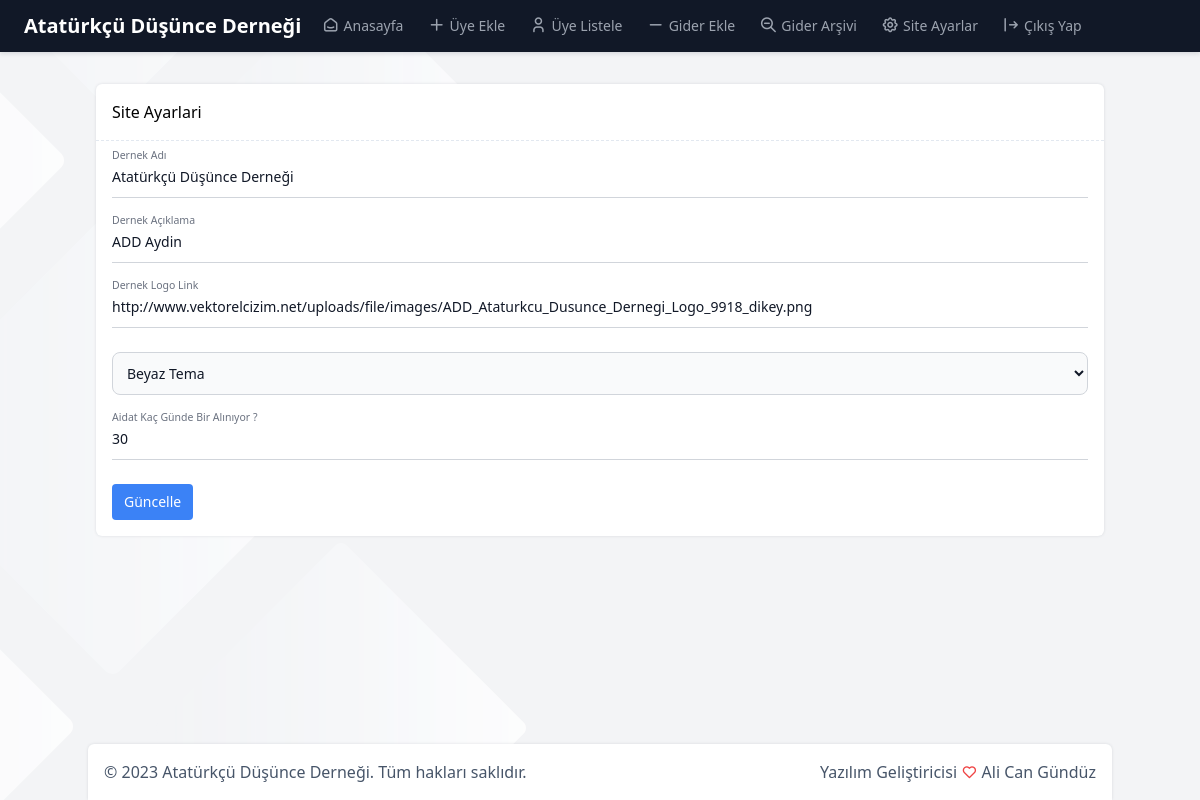
Page /site-ayarlar.php (signed in) on the committed database.
### tables this page shows
CREATE TABLE `site_ayarlar` (
  `id` int(11) NOT NULL,
  `tema_renk` enum('light','dark') NOT NULL,
  `dernek_adi` varchar(255) NOT NULL,
  `dernek_aciklama` varchar(255) NOT NULL,
  `logo_link` varchar(255) NOT NULL,
  `aidat_kac_gun` int(11) NOT NULL
);

### site-ayarlar.php (the view, shortened to what this page needs)
<?php include('includes/header.php'); ?>
<div class="container  mx-auto px-2">
    <div class="flex flex-wrap">
        <div class="flex items-center py-4 w-full">
        </div>
    </div>
</div>
<div class="container mx-auto px-2 min-h-[calc(100vh-138px)]  relative pb-14 ">
    <div class="grid md:grid-cols-12 lg:grid-cols-12 xl:grid-cols-12 gap-4 mb-4">
        <div class="sm:col-span-12  md:col-span-12 lg:col-span-12 xl:col-span-12 ">
            <div class="sm:col-span-3 md:col-span-2 lg:col-span-2 xl:col-span-3">
                <div class="sm:col-span-12  md:col-span-12 lg:col-span-6 xl:col-span-6 ">
                    <div class="card">
                        <div class="card-header">
                            <h4 class="card-title">Site Ayarlari</h4>
                        </div>
                        <div class="card-body">
                            <form action="/functions/site-ayarlar.php" method="POST">
                                <?php
                                $sql = "SELECT * FROM site_ayarlar WHERE id = 0";
                                $result = $conn->query($sql);
                                $row = $result->fetch_assoc();
                                $tema_renk = $row['tema_renk'];
                                $dernek_adi = $row['dernek_adi'];
                                $dernek_aciklama = $row['dernek_aciklama'];
                                $logo_link = $row['logo_link'];
                                $aidat_kac_gun = $row['aidat_kac_gun'];
                                ?>
                                <div class="grid xl:grid-cols-2 xl:gap-6">
                                    <div class="relative z-0 mb-6 w-full group">
                                        <input type="text" name="Dernek_Adi" id="Dernek_Adi"
                                               class="block py-2.5 px-0 w-full text-sm text-gray-900 bg-transparent border-0 border-b border-gray-300 appearance-none dark:text-white dark:border-gray-600 dark:focus:border-blue-500 focus:outline-none focus:ring-0 focus:border-blue-600 peer"
                                               placeholder=" " value="<?php echo $dernek_adi; ?>" required/>
                                        <label for="Dernek_Adi"
                                               class="absolute text-sm text-gray-500 dark:text-gray-400 duration-300 transform -translate-y-6 scale-75 top-3 -z-10 origin-[0] peer-focus:left-0 peer-focus:text-blue-600 peer-focus:dark:text-blue-500 peer-placeholder-shown:scale-100 peer-placeholder-shown:translate-y-0 peer-focus:scale-75 peer-focus:-translate-y-6">
                                            Dernek Adı</label>
                                    </div>
                                    <div class="relative z-0 mb-6 w-full group">
                                        <input type="text" name="Dernek_Aciklama" id="Dernek_Aciklama"
                                               class="block py-2.5 px-0 w-full text-sm text-gray-900 bg-transparent border-0 border-b border-gray-300 appearance-none dark:text-white dark:border-gray-600 dark:focus:border-blue-500 focus:outline-none focus:ring-0 focus:border-blue-600 peer"
                                               placeholder=" " value="<?php echo $dernek_aciklama; ?>" required/>
                                        <label for="Dernek_Aciklama"
                                               class="absolute text-sm text-gray-500 dark:text-gray-400 duration-300 transform -translate-y-6 scale-75 top-3 -z-10 origin-[0] peer-focus:left-0 peer-focus:text-blue-600 peer-focus:dark:text-blue-500 peer-placeholder-shown:scale-100 peer-placeholder-shown:translate-y-0 peer-focus:scale-75 peer-focus:-translate-y-6">
                                            Dernek Açıklama</label>
                                    </div>
                                </div>
                                <div class="grid xl:grid-cols-2 xl:gap-6">
                                    <div class="relative z-0 mb-6 w-full group">
                                        <input type="text" name="Dernek_Logo_Link" id="Dernek_Logo_Link"
                                               class="block py-2.5 px-0 w-full text-sm text-gray-900 bg-transparent border-0 border-b border-gray-300 appearance-none dark:text-white dark:border-gray-600 dark:focus:border-blue-500 focus:outline-none focus:ring-0 focus:border-blue-600 peer"
                                               placeholder=" " value="<?php echo $logo_link; ?>" required/>
                                        <label for="Dernek_Logo_Link"
                                               class="absolute text-sm text-gray-500 dark:text-gray-400 duration-300 transform -translate-y-6 scale-75 top-3 -z-10 origin-[0] peer-focus:left-0 peer-focus:text-blue-600 peer-focus:dark:text-blue-500 peer-placeholder-shown:scale-100 peer-placeholder-shown:translate-y-0 peer-focus:scale-75 peer-focus:-translate-y-6">
                                            Dernek Logo Link</label>
                                    </div>
                                    <div class="relative z-0 mb-6 w-full group">
                                        <select id="Tema_Modu" name="Tema_Modu" for="Tema_Modu"
                                                class="bg-gray-50 border border-gray-300 text-gray-900 text-sm rounded-lg focus:ring-blue-500 focus:border-blue-500 block w-full p-2.5 dark:bg-gray-700 dark:border-gray-600 dark:placeholder-gray-400 dark:text-white dark:focus:ring-blue-400 dark:focus:border-blue-400 dark:focus-visible:outline-none">
                                            <option value="light" <?php if ($tema_renk == "light") {
                                                echo "selected";
                                            } ?>>
                                                Beyaz Tema
                                            </option>
                                        </select>
                                    </div>
                                </div>
                                <div class="grid xl:grid-cols-2 xl:gap-6">
                                    <div class="relative z-0 mb-6 w-full group">
                                        <input type="text" name="Aidat_Kac_Gun" id="Aidat_Kac_Gun"
                                               class="block py-2.5 px-0 w-full text-sm text-gray-900 bg-transparent border-0 border-b border-gray-300 appearance-none dark:text-white dark:border-gray-600 dark:focus:border-blue-500 focus:outline-none focus:ring-0 focus:border-blue-600 peer"
                                               placeholder=" " value="<?php echo $aidat_kac_gun; ?>" required/>
                                        <label for="Aidat_Kac_Gun"
                                               class="absolute text-sm text-gray-500 dark:text-gray-400 duration-300 transform -translate-y-6 scale-75 top-3 -z-10 origin-[0] peer-focus:left-0 peer-focus:text-blue-600 peer-focus:dark:text-blue-500 peer-placeholder-shown:scale-100 peer-placeholder-shown:translate-y-0 peer-focus:scale-75 peer-focus:-translate-y-6">
                                            Aidat Kaç Günde Bir Alınıyor ?</label>
                                    </div>
                                </div>
                                <button type="submit"
                                        class="btn bg-blue-500 text-white hover:bg-blue-600">Güncelle
                                </button>
                            </form>
                        </div>
                    </div>
                </div>
            </div>
        </div>
    </div>
</div>
<?php include('includes/footer.php'); ?>
</body>
</html>

### includes/header.php (shortened to what this page needs)
<!DOCTYPE html>
<?php include('includes/db.php');
?>
<?php
$sql = "SELECT `tema_renk` , `dernek_adi` , `logo_link` FROM `site_ayarlar` WHERE `id` = 0";
$result = $conn->query($sql);
if ($result->num_rows > 0) {
    while ($row = $result->fetch_assoc()) {
        $tema_renk = $row["tema_renk"];
        $dernek_adi = $row["dernek_adi"];
    }
} else {
}
?>
<html lang="en" dir="ltr" class="<?php echo $tema_renk; ?>">
<head>
    <link rel="stylesheet" href="assets/libs/simple-datatables/style.css">
    <link rel="stylesheet" href="assets/css/icons.css" />
    <link rel="stylesheet" href="assets/css/tailwind.css" />
    <link rel="stylesheet" href="assets/libs/dragula/dragula.min.css">
</head>
<body data-layout-mode="light"
    class="bg-gray-100 dark:bg-gray-900 bg-[url('../images/bg-body.png')] dark:bg-[url('../images/bg-body-2.png')]">
    <nav class="border-gray-200 bg-gray-900 px-2.5 py-2.5 shadow-sm dark:bg-slate-800 sm:px-4 block print:hidden">
        <div class="container mx-0 flex max-w-full flex-wrap items-center lg:mx-auto">
            <div class="flex items-center">
                <a href="/" class="flex items-center outline-none">
                    <span class="text-xl font-semibold ml-2 text-white">
                        <?php echo $dernek_adi; ?>
                    </span>
                </a>
            </div>
            <div class="order-2 hidden w-full items-center justify-between md:order-1 md:ml-5 md:flex md:w-auto"
                id="mobile-menu-2">
                <ul
                    class="font-body mt-4 flex flex-col font-medium md:mt-0 md:flex-row md:text-sm md:font-medium space-x-0 md:space-x-4 lg:space-x-6 xl:space-x-8 navbar">
                    <a href="index.php">
                        <li class="dropdown">
                            <button id="navDashboardLink"
                                class="flex w-full items-center border-b border-gray-800 py-2 px-3 font-medium md:border-0 md:p-0">
                                <i class="ti ti-smart-home mr-1 pb-1 text-lg"></i> Anasayfa
                            </button>
                        </li>
                    </a>
                    <a href="uye-ekle.php">
                        <li class="dropdown">
                            <button id="navDashboardLink"
                                class="flex w-full items-center border-b border-gray-800 py-2 px-3 font-medium md:border-0 md:p-0">
                                <i class="ti ti-plus mr-1 pb-1 text-lg"></i> Üye Ekle
                            </button>
                        </li>
                    </a>
                    <a href="uye-listele.php">
                        <li class="dropdown">
                            <button id="navDashboardLink"
                                class="flex w-full items-center border-b border-gray-800 py-2 px-3 font-medium md:border-0 md:p-0">
                                <i class="ti ti-user mr-1 pb-1 text-lg"></i> Üye Listele
                            </button>
                        </li>
                    </a>
                    <a href="gider-ekle.php">
                        <li class="dropdown">
                            <button id="navDashboardLink"
                                class="flex w-full items-center border-b border-gray-800 py-2 px-3 font-medium md:border-0 md:p-0">
                                <i class="ti ti-minus mr-1 pb-1 text-lg"></i> Gider Ekle
                            </button>
                        </li>
                    </a>
                    <a href="gider-listele.php">
                        <li class="dropdown">
                            <button id="navDashboardLink"
                                class="flex w-full items-center border-b border-gray-800 py-2 px-3 font-medium md:border-0 md:p-0">
                                <i class="ti ti-zoom-out mr-1 pb-1 text-lg"></i> Gider Arşivi
                            </button>
                        </li>
                    </a>
                    <a href="site-ayarlar.php">
                        <li class="dropdown">
                            <button id="navDashboardLink"
                                class="flex w-full items-center border-b border-gray-800 py-2 px-3 font-medium md:border-0 md:p-0">
                                <i class="ti ti-settings mr-1 pb-1 text-lg"></i> Site Ayarlar
                            </button>
                        </li>
                    </a>
                    <a href="functions/cikis-yap.php">
                        <li class="dropdown">
                            <button id="navDashboardLink"
                                class="flex w-full items-center border-b border-gray-800 py-2 px-3 font-medium md:border-0 md:p-0">
                                <i class="ti ti-arrow-bar-right mr-1 pb-1 text-lg"></i> Çıkış Yap
                            </button>
                        </li>
                    </a>
                </ul>
            </div>
        </div>
    </nav>

### includes/footer.php (shortened to what this page needs)
<div class="absolute bottom-0 left-2 right-2 block print:hidden">
    <div class="container mx-auto">
        <footer
                class="footer mt-4 rounded-tr-md rounded-tl-md bg-white dark:bg-slate-800 p-4 text-center font-medium text-slate-600 dark:text-slate-400 shadow md:text-left">
            &copy;
            <?php echo $dernek_adi; ?>. Tüm hakları saklıdır.
            <span class="float-right hidden text-slate-600 dark:text-slate-400 md:inline-block">Yazılım Geliştiricisi
                <i class="ti ti-heart text-red-500"></i>
                <a href="mailto:hi@alicangunduz.dev"> Ali Can Gündüz </a></span>
        </footer>
    </div>
</div>

### rows in the picture
site_ayarlar: dernek_adi "Atatürkçü Düşünce Derneği", Dernek_Adi "Atatürkçü Düşünce Derneği", Dernek_Aciklama "ADD Aydin", Dernek_Logo_Link "http://www.vektorelcizim.net/uploads/file/images/ADD_Ataturkcu_Dusunce_Dernegi_Logo_9918_dikey.png", Tema_Modu "Beyaz Tema", Aidat_Kac_Gun "30"
